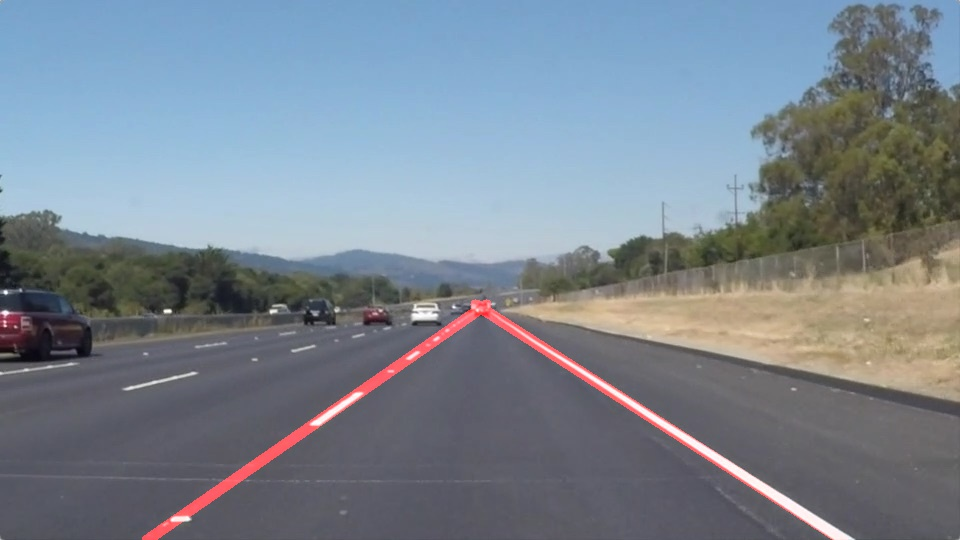
#> input picture test_images/out_images/solidWhiteRight.jpg, 960 x 540 px, found by its file name
$ jupyter execute --allow-errors P1.ipynb   (shell and % lines are left out)
#> lines starting #> are read from the running program, lines starting #| are printed output that depends on the picture; after the words box and inside, x2 and y2 are one past the last pixel; in counts of white or black regions, pixels touching at a corner belong together
# **Finding Lane Lines on the Road**
***
In this project, you will use the tools you learned about in the lesson to identify lane lines on the road.  You can develop your pipeline on a series of individual images, and later apply the result to a video stream (really just a series of images). Check out the video clip "raw-lines-example.mp4" (also contained in this repository) to see what the output should look like after using the helper functions below.

Once you have a result that looks roughly like "raw-lines-example.mp4", you'll need to get creative and try to average and/or extrapolate the line segments you've detected to map out the full extent of the lane lines.  You can see an example of the result you're going for in the video "P1_example.mp4".  Ultimately, you would like to draw just one line for the left side of the lane, and one for the right.

---
Let's have a look at our first image called 'test_images/solidWhiteRight.jpg'.  Run the 2 cells below (hit Shift-Enter or the "play" button above) to display the image.

**Note** If, at any point, you encounter frozen display windows or other confounding issues, you can always start again with a clean slate by going to the "Kernel" menu above and selecting "Restart & Clear Output".

---

**The tools you have are color selection, region of interest selection, grayscaling, Gaussian smoothing, Canny Edge Detection and Hough Tranform line detection.  You  are also free to explore and try other techniques that were not presented in the lesson.  Your goal is piece together a pipeline to detect the line segments in the image, then average/extrapolate them and draw them onto the image for display (as below).  Once you have a working pipeline, try it out on the video stream below.**

---

<figure>

 <figcaption>
 <p></p>
 <p style="text-align: center;"> Your output should look something like this (above) after detecting line segments using the helper functions below </p>
 </figcaption>
</figure>
 <p></p>
<figure>

 <figcaption>
 <p></p>
 <p style="text-align: center;"> Your goal is to connect/average/extrapolate line segments to get output like this</p>
 </figcaption>
</figure>

[cell 1]
#importing some useful packages
import sys
sys.path.append('/anaconda/envs/udacity_sdn/lib/python3.5/site-packages')
import matplotlib.pyplot as plt
import matplotlib.image as mpimg
import numpy as np
import cv2

[cell 2]
#reading in an image
image = mpimg.imread('test_images/solidWhiteRight.jpg')
#> image is the input picture: shape (540, 960, 3); mean R, G, B 122.2, 132.6, 143.7
#printing out some stats and plotting
print('This image is:', type(image), 'with dimesions:', image.shape)
#| This image is: <class 'numpy.ndarray'> with dimesions: (540, 960, 3)
plt.imshow(image)  #call as plt.imshow(gray, cmap='gray') to show a grayscaled image

[cell 3]
def line2Slope(line):
    x1 = line[0]
    y1 = line[1]
    x2 = line[2]
    y2 = line[3]
    return (y2-y1)/(x2 - x1)

def line2Bias(line):
    m = line2Slope(line)
    x = line[0]
    y = line[1]
    return y - m*x

def drawSlopeBiasLine(m,b,image,minY):
    if abs(m) <= 0.01 or np.isnan(b) or np.isinf(b) or np.isinf(m) or np.isnan(m):
        return image
    y1 = image.shape[0]
    x1 = int((y1 - b)/m)
    y2 = minY
    x2 = int((y2 -b)/m)

    tmp_image = np.copy(image)*0
    cv2.line(tmp_image,(x1,y1),(x2,y2),(255,0,0),10)
    return cv2.addWeighted(image, 1, tmp_image, 1, 0)

[cell 4]
def minYinLines(lines):
    ylist = []
    for line in lines:
        ylist += [line[0][1]]
    return min(ylist)

def image2Lines(image):

    gray = cv2.cvtColor(image,cv2.COLOR_BGR2GRAY)
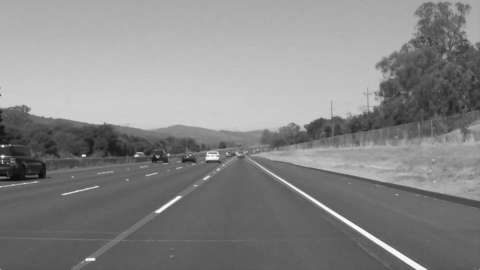
#> gray: shape (540, 960) (shown at 1/2 size); min 6, max 255, mean 134.7
    # Define a kernel size and apply Gaussian smoothing
    kernel_size = 5
    blur_gray = cv2.GaussianBlur(gray,(kernel_size, kernel_size),0)

    # Define our parameters for Canny and apply
    low_threshold = 100
    high_threshold = 150
    edges = cv2.Canny(blur_gray, low_threshold, high_threshold)
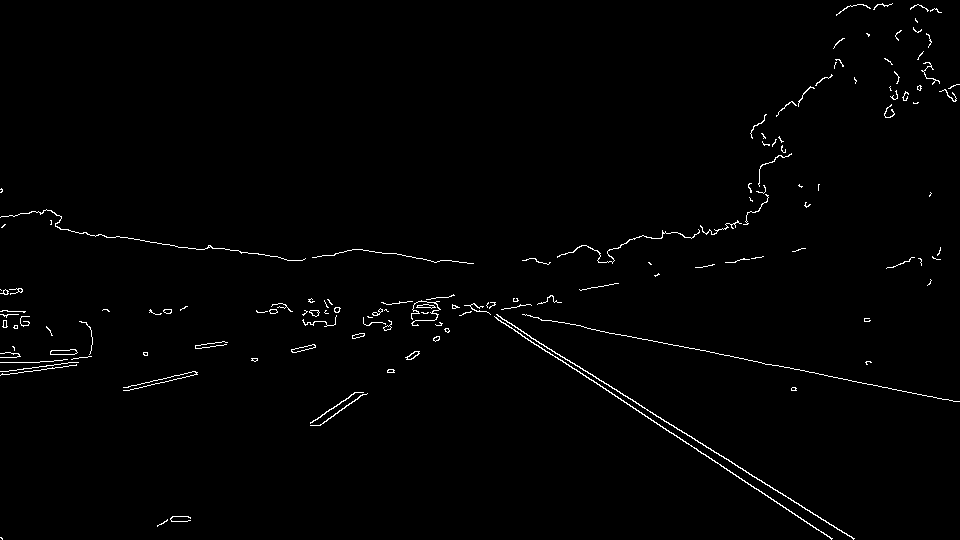
#> edges: shape (540, 960); 1.1% white in thin lines or dots

    # Next we'll create a masked edges image using cv2.fillPoly()
    mask = np.zeros_like(edges)
    ignore_mask_color = 255
    imshape = image.shape
    vertices = np.array([[(140,539),(900, 539), (475, 300)]], dtype=np.int32)
    cv2.fillPoly(mask, vertices, ignore_mask_color)
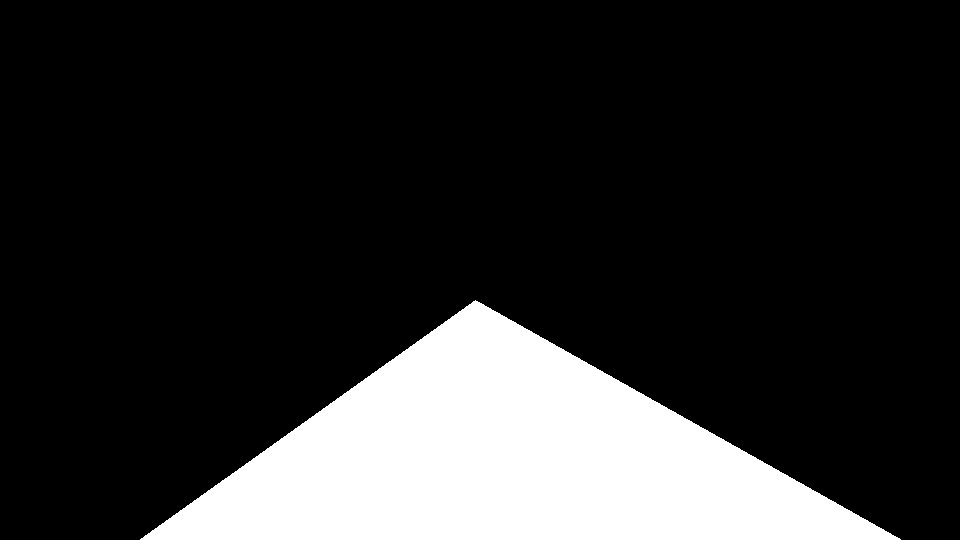
#> mask: shape (540, 960); 17.7% white; 1 white region, box (x1, y1, x2, y2) and area: (140, 300, 901, 540) 91581
    masked_edges = cv2.bitwise_and(edges, mask)
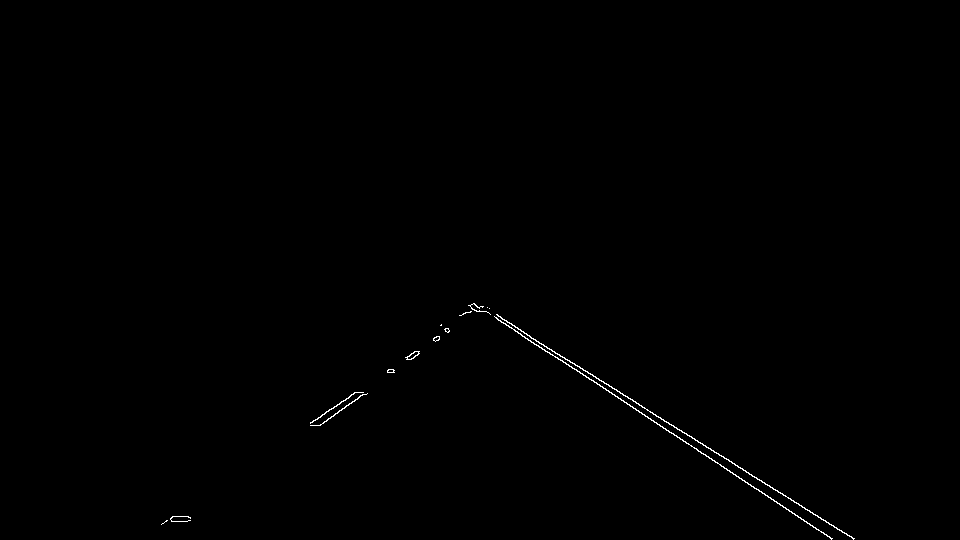
#> masked_edges: shape (540, 960); 0.3% white in thin lines or dots, all inside (x1, y1, x2, y2) = (161, 303, 855, 540)

    # Define the Hough transform parameters
    # Make a blank the same size as our image to draw on
    rho = 1 # distance resolution in pixels of the Hough grid
    theta = np.pi/180 # angular resolution in radians of the Hough grid
    threshold = 20     # minimum number of votes (intersections in Hough grid cell)
    min_line_length = 100 #minimum number of pixels making up a line
    max_line_gap = 150    # maximum gap in pixels between connectable line segments
    #line_image = np.copy(image)*0 # creating a blank to draw lines on

    # Run Hough on edge detected image
    # Output "lines" is an array containing endpoints of detected line segments
    lines = cv2.HoughLinesP(masked_edges, rho, theta, threshold, np.array([]),
                            min_line_length, max_line_gap)
#> lines = [[481, 306, 853, 538], [475, 305, 788, 509], [474, 303, 644, 414], [189, 520, 483, 306], [166, 520, 476, 311], [186, 521, 476, 310], [657, 424, 827, 535], [480, 306, 853, 539], [362, 392, 472, 309], [171, 521, 474, 309]]

    return lines

# Iterate over the output "lines" and draw lines on a blank image
line_image = np.copy(image)*0 # creating a blank to draw lines on
lines = image2Lines(image)
for line in lines:
    for x1,y1,x2,y2 in line:
        cv2.line(line_image,(x1,y1),(x2,y2),(255,0,0),4)
#> this loop made 10 passes
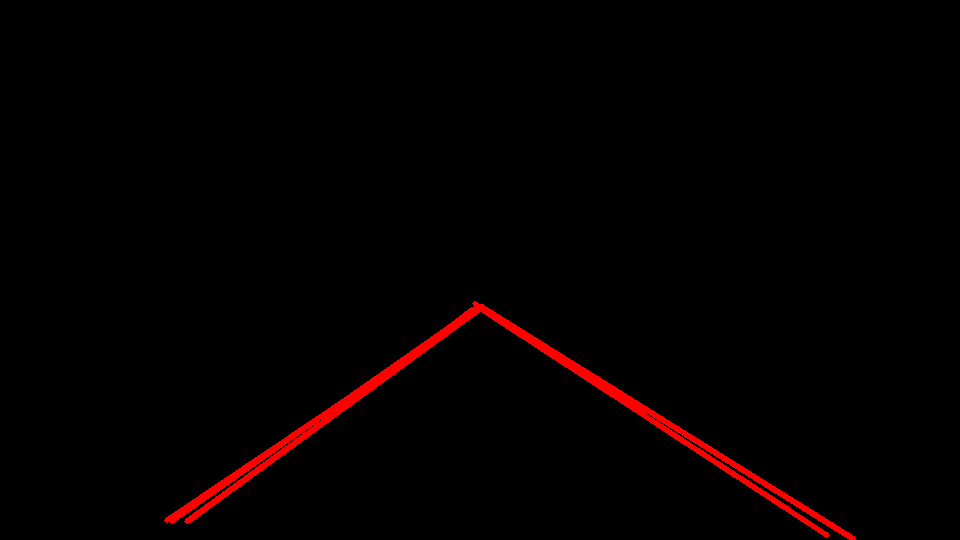
#> line_image: shape (540, 960, 3); mean R, G, B 4.3, 0, 0

# Draw the lines on the image
lines_edges = cv2.addWeighted(image, 0.9, line_image, 1, 0)
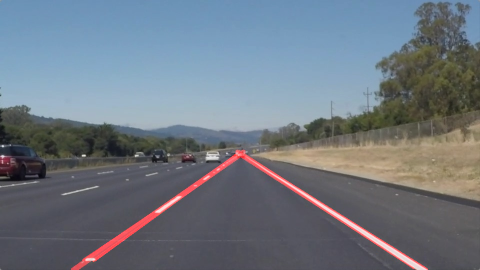
#> lines_edges: shape (540, 960, 3) (shown at 1/2 size); mean R, G, B 110.9, 119.3, 129.3
plt.imshow(lines_edges)

[cell 5]
def myproc(image):
    leftlines = 0
    rightlines = 0
    meanLeftSlope = 0
    meanRightSlope = 0
    meanLeftBias = 0
    meanRightBias = 0

    lines = image2Lines(image)
    for line in lines:
        if(line2Slope(line[0]) > 0):
            leftlines+=1
            meanLeftSlope += line2Slope(line[0])
            meanLeftBias += line2Bias(line[0])
        else:
            rightlines+=1
            meanRightSlope += line2Slope(line[0])
            meanRightBias += line2Bias(line[0])
#> this loop made 10 passes
#> meanLeftSlope on passes 1, 2, 3, 7, 8: 0.624, 1.28, 1.93, 2.58, 3.21
#> after the loop, leftlines = 5; meanLeftBias = -3.88; meanLeftSlope = 3.21; meanRightBias = 3251.6; meanRightSlope = -3.58; rightlines = 5

    meanLeftSlope = meanLeftSlope/leftlines
#> meanLeftSlope = 0.641
    meanRightSlope = meanRightSlope/rightlines
#> meanRightSlope = -0.717

    meanLeftBias = meanLeftBias/leftlines
#> meanLeftBias = -0.776
    meanRightBias = meanRightBias/rightlines
#> meanRightBias = 650.3
    minY = minYinLines(lines)
#> the loop in minYinLines, `for line in lines:` made 10 passes
#> (line, ylist) on passes 1 to 6: ([[481, 306, 853, 538]], [306]), ([[475, 305, 788, 509]], [306, 305]), ([[474, 303, 644, 414]], [306, 305, 303]), ([[189, 520, 483, 306]], [306, 305, 303, 520]), ([[166, 520, 476, 311]], [306, 305, 303, 520, 520]), ([[186, 521, 476, 310]], [306, 305, 303, 520, 520, 521])
#> minY = 303
    myimage=drawSlopeBiasLine(meanLeftSlope,meanLeftBias,image,minY)
#> in drawSlopeBiasLine, `x1 = int((y1 - b)/m)`: x1 = 843
#> in drawSlopeBiasLine, `y2 = minY`: y2 = 303
#> in drawSlopeBiasLine, `x2 = int((y2 -b)/m)`: x2 = 473
    myimage=drawSlopeBiasLine(meanRightSlope,meanRightBias,myimage,minY)
#> call 2 of drawSlopeBiasLine, with m = -0.717, b = 650.3, minY = 303
#> in drawSlopeBiasLine (call 2), `x1 = int((y1 - b)/m)`: x1 = 153
#> in drawSlopeBiasLine (call 2), `x2 = int((y2 -b)/m)`: x2 = 484
#> in drawSlopeBiasLine (call 2), `cv2.line(tmp_image,(x1,y1),(x2,y2),(255,0,0),10)`:
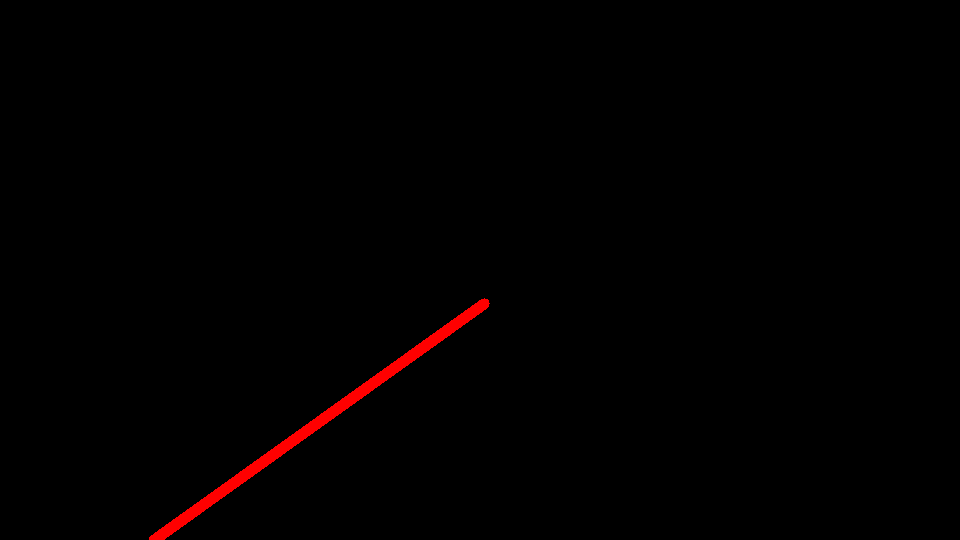
#> tmp_image: shape (540, 960, 3); mean R, G, B 2.2, 0, 0
    return myimage

myimage = myproc(image);
plt.imshow(myimage)

$ run again, with test_images/out_images/solidYellowCurve2.jpg copied over test_images/out_images/solidWhiteRight.jpg
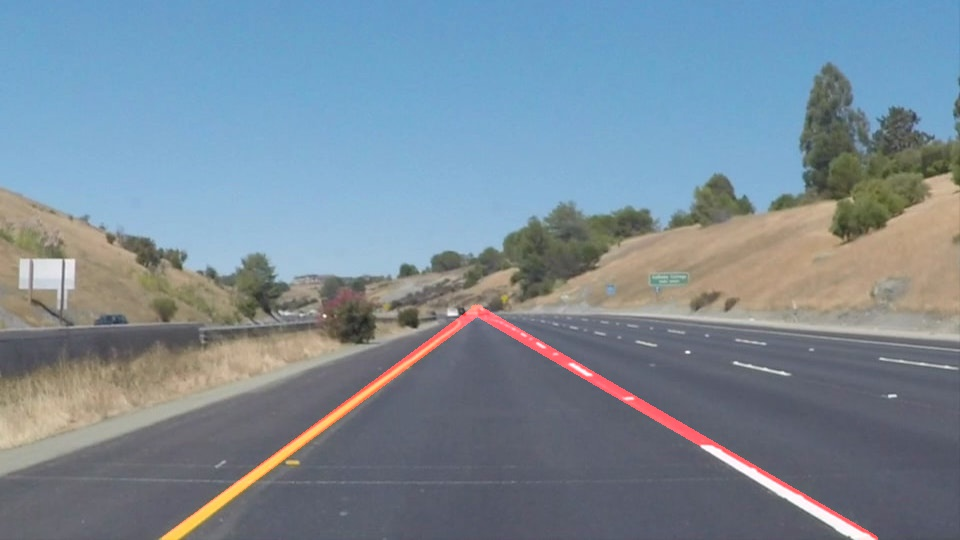
#> input picture test_images/out_images/solidYellowCurve2.jpg, 960 x 540 px, found by its file name
#> image is the input picture: shape (540, 960, 3); mean R, G, B 122.4, 138.6, 151.5
#| This image is: <class 'numpy.ndarray'> with dimesions: (540, 960, 3)
#> edges: shape (540, 960); 1.3% white in thin lines or dots, all inside (x1, y1, x2, y2) = (18, 62, 960, 540)
#> mask: shape (540, 960); 17.7% white; 1 white region, box (x1, y1, x2, y2) and area: (140, 300, 901, 540) 91581
#> masked_edges: shape (540, 960); 0.34% white in thin lines or dots, all inside (x1, y1, x2, y2) = (159, 306, 876, 540)
#> in image2Lines, `lines = cv2.HoughLinesP(masked_edges, rho, theta, threshold, np.array(..`: lines = 15 rows, first 6: [178, 538, 486, 306], [160, 538, 404, 361], [616, 397, 851, 539], [511, 329, 874, 538], [228, 500, 485, 306], [483, 307, 626, 396]
#> the loop `for line in lines:` made 15 passes
#> `lines_edges = cv2.addWeighted(image, 0.9, line_image, 1, 0)`:
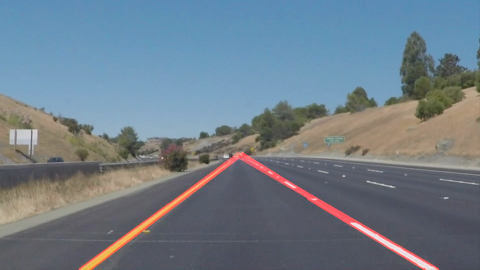
#> lines_edges: shape (540, 960, 3) (shown at 1/2 size); mean R, G, B 111.3, 124.7, 136.4
#> the loop in myproc, `for line in lines:` made 15 passes
#> meanLeftSlope on passes 3, 4, 6, 7, 11, 12, 13, 14: 0.604, 1.18, 1.8, 2.4, 2.98, 3.58, 4.16, 4.78
#> after the loop in myproc, `for line in lines:`: leftlines = 8; meanLeftBias = 185.4; meanLeftSlope = 4.78; meanRightBias = 4651.8; meanRightSlope = -5.19; rightlines = 7
#> in myproc, `meanLeftSlope = meanLeftSlope/leftlines`: meanLeftSlope = 0.598
#> in myproc, `meanRightSlope = meanRightSlope/rightlines`: meanRightSlope = -0.742
#> in myproc, `meanLeftBias = meanLeftBias/leftlines`: meanLeftBias = 23.18
#> in myproc, `meanRightBias = meanRightBias/rightlines`: meanRightBias = 664.5
#> the loop in minYinLines, `for line in lines:` made 15 passes
#> (line, ylist) on passes 1 to 6: ([[178, 538, 486, 306]], [538]), ([[160, 538, 404, 361]], [538, 538]), ([[616, 397, 851, 539]], [538, 538, 397]), ([[511, 329, 874, 538]], [538, 538, 397, 329]), ([[228, 500, 485, 306]], [538, 538, 397, 329, 500]), ([[483, 307, 626, 396]], [538, 538, 397, 329, 500, 307])
#> minY = 306
#> in drawSlopeBiasLine, `x1 = int((y1 - b)/m)`: x1 = 864
#> in drawSlopeBiasLine, `y2 = minY`: y2 = 306
#> in drawSlopeBiasLine, `x2 = int((y2 -b)/m)`: x2 = 472
#> in drawSlopeBiasLine (call 2), `x1 = int((y1 - b)/m)`: x1 = 167
#> in drawSlopeBiasLine (call 2), `x2 = int((y2 -b)/m)`: x2 = 483
#> in drawSlopeBiasLine (call 2), `cv2.line(tmp_image,(x1,y1),(x2,y2),(255,0,0),10)`:
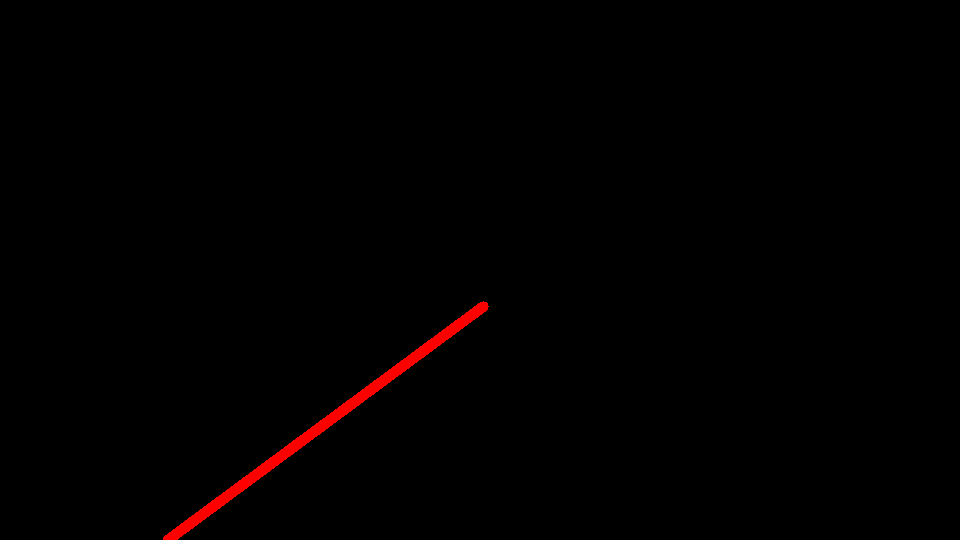
#> tmp_image: shape (540, 960, 3); mean R, G, B 2.1, 0, 0
